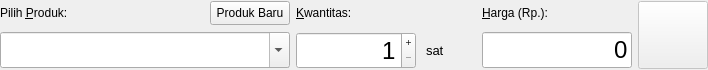
<?xml version="1.0" encoding="UTF-8"?>
<ui version="4.0">
 <class>SalesOrderItemEditor</class>
 <widget class="QDialog" name="SalesOrderItemEditor">
  <property name="geometry">
   <rect>
    <x>0</x>
    <y>0</y>
    <width>708</width>
    <height>70</height>
   </rect>
  </property>
  <property name="windowTitle">
   <string>Tambahkan Produk</string>
  </property>
  <layout class="QGridLayout" name="gridLayout" columnstretch="1,0,0,0">
   <property name="leftMargin">
    <number>0</number>
   </property>
   <property name="topMargin">
    <number>0</number>
   </property>
   <property name="rightMargin">
    <number>0</number>
   </property>
   <property name="bottomMargin">
    <number>0</number>
   </property>
   <property name="spacing">
    <number>6</number>
   </property>
   <item row="1" column="2">
    <widget class="CurrencyEdit" name="priceEdit">
     <property name="sizePolicy">
      <sizepolicy hsizetype="Expanding" vsizetype="Fixed">
       <horstretch>0</horstretch>
       <verstretch>0</verstretch>
      </sizepolicy>
     </property>
     <property name="maximumSize">
      <size>
       <width>150</width>
       <height>16777215</height>
      </size>
     </property>
     <property name="font">
      <font>
       <pointsize>18</pointsize>
      </font>
     </property>
     <property name="text">
      <string>0</string>
     </property>
     <property name="alignment">
      <set>Qt::AlignRight|Qt::AlignTrailing|Qt::AlignVCenter</set>
     </property>
     <property name="readOnly">
      <bool>false</bool>
     </property>
    </widget>
   </item>
   <item row="0" column="3" rowspan="2">
    <widget class="QPushButton" name="addButton">
     <property name="enabled">
      <bool>false</bool>
     </property>
     <property name="sizePolicy">
      <sizepolicy hsizetype="Minimum" vsizetype="Minimum">
       <horstretch>0</horstretch>
       <verstretch>0</verstretch>
      </sizepolicy>
     </property>
     <property name="minimumSize">
      <size>
       <width>70</width>
       <height>0</height>
      </size>
     </property>
     <property name="text">
      <string/>
     </property>
     <property name="icon">
      <iconset resource="app.qrc">
       <normaloff>:/icons/add</normaloff>:/icons/add</iconset>
     </property>
     <property name="iconSize">
      <size>
       <width>20</width>
       <height>20</height>
      </size>
     </property>
     <property name="autoDefault">
      <bool>false</bool>
     </property>
    </widget>
   </item>
   <item row="0" column="0">
    <layout class="QHBoxLayout" name="horizontalLayout">
     <item>
      <widget class="QLabel" name="label">
       <property name="text">
        <string>Pilih &amp;Produk:</string>
       </property>
       <property name="buddy">
        <cstring>productComboBox</cstring>
       </property>
      </widget>
     </item>
     <item>
      <spacer name="horizontalSpacer">
       <property name="orientation">
        <enum>Qt::Horizontal</enum>
       </property>
       <property name="sizeHint" stdset="0">
        <size>
         <width>40</width>
         <height>20</height>
        </size>
       </property>
      </spacer>
     </item>
     <item>
      <widget class="QPushButton" name="newProductButton">
       <property name="maximumSize">
        <size>
         <width>500</width>
         <height>24</height>
        </size>
       </property>
       <property name="toolTip">
        <string>Tambah produk baru</string>
       </property>
       <property name="text">
        <string>Produk Baru</string>
       </property>
       <property name="icon">
        <iconset resource="app.qrc">
         <normaloff>:/icons/add</normaloff>:/icons/add</iconset>
       </property>
       <property name="autoDefault">
        <bool>false</bool>
       </property>
      </widget>
     </item>
    </layout>
   </item>
   <item row="0" column="1">
    <widget class="QLabel" name="label_2">
     <property name="text">
      <string>&amp;Kwantitas:</string>
     </property>
     <property name="buddy">
      <cstring>quantitySpinBox</cstring>
     </property>
    </widget>
   </item>
   <item row="0" column="2">
    <widget class="QLabel" name="label_3">
     <property name="text">
      <string>&amp;Harga (Rp.):</string>
     </property>
     <property name="buddy">
      <cstring>priceEdit</cstring>
     </property>
    </widget>
   </item>
   <item row="1" column="0">
    <widget class="QComboBox" name="productComboBox">
     <property name="sizePolicy">
      <sizepolicy hsizetype="Preferred" vsizetype="Fixed">
       <horstretch>0</horstretch>
       <verstretch>0</verstretch>
      </sizepolicy>
     </property>
     <property name="font">
      <font>
       <pointsize>18</pointsize>
      </font>
     </property>
     <property name="editable">
      <bool>true</bool>
     </property>
    </widget>
   </item>
   <item row="1" column="1">
    <layout class="QHBoxLayout" name="horizontalLayout_2">
     <property name="spacing">
      <number>10</number>
     </property>
     <item>
      <widget class="QSpinBox" name="quantitySpinBox">
       <property name="sizePolicy">
        <sizepolicy hsizetype="Minimum" vsizetype="Fixed">
         <horstretch>0</horstretch>
         <verstretch>0</verstretch>
        </sizepolicy>
       </property>
       <property name="minimumSize">
        <size>
         <width>120</width>
         <height>0</height>
        </size>
       </property>
       <property name="maximumSize">
        <size>
         <width>120</width>
         <height>16777215</height>
        </size>
       </property>
       <property name="font">
        <font>
         <pointsize>18</pointsize>
        </font>
       </property>
       <property name="alignment">
        <set>Qt::AlignRight|Qt::AlignTrailing|Qt::AlignVCenter</set>
       </property>
       <property name="buttonSymbols">
        <enum>QAbstractSpinBox::PlusMinus</enum>
       </property>
       <property name="minimum">
        <number>1</number>
       </property>
       <property name="maximum">
        <number>999999</number>
       </property>
       <property name="stepType">
        <enum>QAbstractSpinBox::DefaultStepType</enum>
       </property>
       <property name="value">
        <number>1</number>
       </property>
      </widget>
     </item>
     <item>
      <widget class="QLabel" name="uomLabel">
       <property name="minimumSize">
        <size>
         <width>50</width>
         <height>0</height>
        </size>
       </property>
       <property name="maximumSize">
        <size>
         <width>50</width>
         <height>16777215</height>
        </size>
       </property>
       <property name="font">
        <font>
         <pointsize>10</pointsize>
        </font>
       </property>
       <property name="text">
        <string>sat</string>
       </property>
      </widget>
     </item>
    </layout>
   </item>
  </layout>
 </widget>
 <customwidgets>
  <customwidget>
   <class>CurrencyEdit</class>
   <extends>QLineEdit</extends>
   <header>libs/currencyedit.h</header>
  </customwidget>
 </customwidgets>
 <tabstops>
  <tabstop>newProductButton</tabstop>
  <tabstop>productComboBox</tabstop>
  <tabstop>quantitySpinBox</tabstop>
  <tabstop>priceEdit</tabstop>
  <tabstop>addButton</tabstop>
 </tabstops>
 <resources>
  <include location="app.qrc"/>
 </resources>
 <connections/>
</ui>
